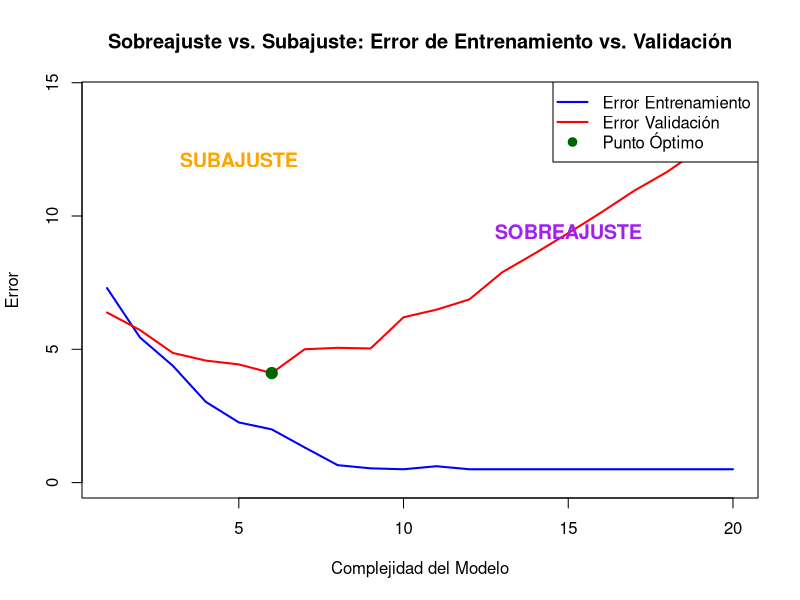
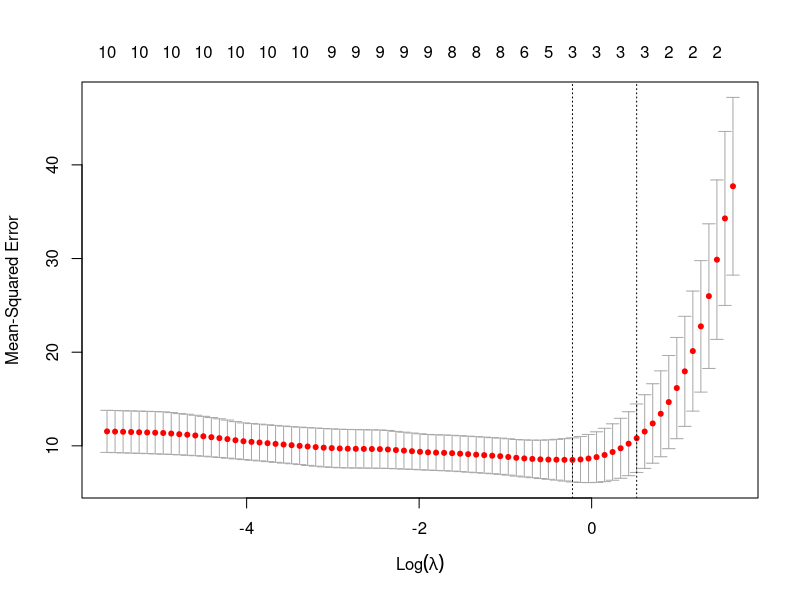

The R source for these figures, in order:
## ---- chunk 1
# Simulación del gráfico clásico de sobreajuste vs subajuste
complejidad <- 1:20
set.seed(123)

# Error de entrenamiento (siempre decrece)
error_entrenamiento <- 10 * exp(-0.3 * complejidad) + rnorm(20, 0, 0.2)
error_entrenamiento <- pmax(error_entrenamiento, 0.5)  # Mínimo realista

# Error de validación (forma de U)
error_validacion <- 8 * exp(-0.2 * complejidad) + 0.15 * complejidad^1.5 + rnorm(20, 0, 0.3)
error_validacion <- pmax(error_validacion, 1)  # Mínimo realista

# Crear el gráfico
plot(complejidad, error_entrenamiento, type = "l", col = "blue", lwd = 2,
     ylim = c(0, max(c(error_entrenamiento, error_validacion)) + 1),
     xlab = "Complejidad del Modelo", 
     ylab = "Error",
     main = "Sobreajuste vs. Subajuste: Error de Entrenamiento vs. Validación")

lines(complejidad, error_validacion, col = "red", lwd = 2)

# Marcar el punto óptimo
punto_optimo <- which.min(error_validacion)
points(complejidad[punto_optimo], error_validacion[punto_optimo], 
       col = "darkgreen", pch = 19, cex = 1.5)

# Añadir leyenda
legend("topright", 
       legend = c("Error Entrenamiento", "Error Validación", "Punto Óptimo"),
       col = c("blue", "red", "darkgreen"),
       lty = c(1, 1, NA),
       pch = c(NA, NA, 19),
       lwd = 2)

# Añadir regiones
text(5, max(error_validacion) * 0.9, "SUBAJUSTE", col = "orange", cex = 1.2, font = 2)
text(15, max(error_validacion) * 0.7, "SOBREAJUSTE", col = "purple", cex = 1.2, font = 2)
## ---- chunk 2
library(leaps)
regfit_full <- regsubsets(mpg ~ ., data = mtcars, nvmax = 10)
## ---- chunk 3
reg_summary <- summary(regfit_full)
print("Cp de Mallows por número de variables:")
print(reg_summary$cp)

# Mejor modelo según Cp
best_cp <- which.min(reg_summary$cp)
print(paste("Mejor modelo según Cp:", best_cp, "variables"))
## ---- chunk 4
print("R² ajustado por número de variables:")
print(reg_summary$adjr2)
best_adjr2 <- which.max(reg_summary$adjr2)
print(paste("Mejor modelo según R² ajustado:", best_adjr2, "variables"))
## ---- chunk 5
print(paste("¿Coinciden Cp y R² adj?", best_cp == best_adjr2))
## ---- chunk 6
# Variables del mejor modelo según Cp (3 variables)
print("Mejores 3 variables (Cp):")
print(names(coef(regfit_full, id = 3)))

# Variables del mejor modelo según R² ajustado (5 variables)
print("Mejores 5 variables (R² adj):")
print(names(coef(regfit_full, id = 5)))
## ---- chunk 7
modelo_completo <- lm(Fertility ~ ., data = swiss)
## ---- chunk 8
modelo_step <- step(modelo_completo, direction = "backward", trace = FALSE)
## ---- chunk 9
print("Fórmula del modelo final:")
print(formula(modelo_step))
print(paste("AIC del modelo final:", round(AIC(modelo_step), 2)))
## ---- chunk 10
library(glmnet)
x <- model.matrix(mpg ~ ., mtcars)[, -1]  # Remover intercepto
y <- mtcars$mpg
## ---- chunk 11
set.seed(123)
cv_lasso <- cv.glmnet(x, y, alpha = 1)  # alpha = 1 para Lasso
plot(cv_lasso)
## ---- chunk 12
lambda_min <- cv_lasso$lambda.min
coef_lasso <- coef(cv_lasso, s = lambda_min)
print("Coeficientes del modelo Lasso:")
print(coef_lasso)
## ---- chunk 13
variables_eliminadas <- rownames(coef_lasso)[coef_lasso[,1] == 0 & rownames(coef_lasso) != "(Intercept)"]
print("Variables eliminadas (coeficientes = 0):")
print(variables_eliminadas)
## ---- chunk 14
# Configurar validación cruzada
library(caret)
set.seed(123)

# Configuración de CV
ctrl <- trainControl(
  method = "cv",
  number = 10,
  verboseIter = FALSE
)

# Modelo simple
modelo_simple <- train(
  mpg ~ wt + hp,
  data = mtcars,
  method = "lm",
  trControl = ctrl
)

# Modelo complejo
modelo_complejo <- train(
  mpg ~ .,
  data = mtcars,
  method = "lm",
  trControl = ctrl
)

# Comparar resultados
print("RMSE - Modelo Simple:")
print(modelo_simple$results$RMSE)

print("RMSE - Modelo Complejo:")
print(modelo_complejo$results$RMSE)

# Conclusión
if(modelo_simple$results$RMSE < modelo_complejo$results$RMSE) {
  print("El modelo simple generaliza mejor")
} else {
  print("El modelo complejo generaliza mejor")
}
